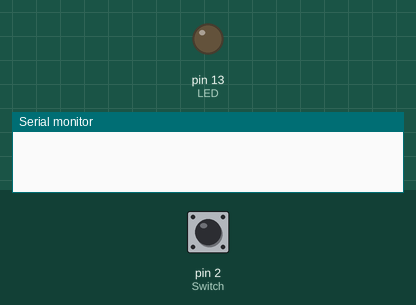
Recording of a sketch running on a simulated Arduino Uno, built with avr-gcc and run on an emulated ATmega328P. Shown: output pins drawn as LEDs (lit = HIGH), the last lines printed to the serial monitor. Dashed ring = blinking. The inputs (shaded band) are chosen by the test bench; at power-on: pin 2 (Switch) HIGH.

Above: at 1.2 s.
1.3 s: pin 2 (Switch) pulled LOW for 0.15 s
At 1.8 s:
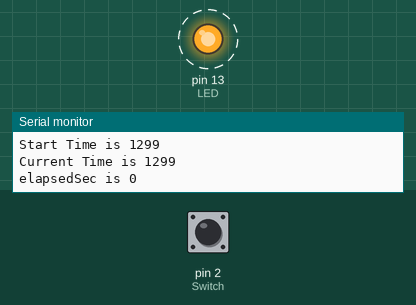
Timing chart, 0 to 10.4 s (numbered marks = the images above; inputs shaded):
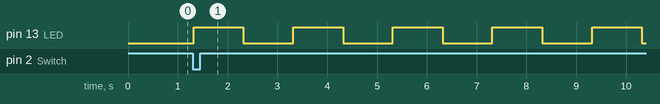

The sketch:

KitchenTimer.ino
```cpp
enum STATE {
	STATE_WAIT,   // Wait for start
	STATE_COUNT,  // Counting down
	STATE_COMPLETE  // Timer
};

#define UNIT_TIME 60
volatile int currentState = STATE_WAIT;			// Status
volatile unsigned long countSec = 0;			// Timer Value 1 = 1sec
volatile unsigned long startTime = 0;			// Start Time
volatile unsigned long lastInteruptTime = 0;	// The time that last interupt occured.

void setup(){
	pinMode(13, OUTPUT);    // LED
	pinMode(2, INPUT_PULLUP); // Switch
	attachInterrupt(0, OnSwitchPress, FALLING);
	Serial.begin(9600);
}

//#define UNIT_TIME (60*1000) //

void loop() {
	switch(currentState) {
	case STATE_COUNT:
		Blink(1000, 1000);
		break;

	case STATE_COMPLETE:
		Blink(200, 200);
		break;

	case STATE_WAIT:
		default:
		break;
	}
}
/**
Judge Timeout
*/
bool IsTimeOut(int count, unsigned long start) {
	bool ret = false;
	if (currentState != STATE_COUNT) return ret;
	unsigned long elapsedSec = (millis() - startTime) / 1000;
	Serial.print("elapsedSec is ");
	Serial.println(elapsedSec, DEC);
	if (elapsedSec >= count) {
		ret = true;
		currentState = STATE_COMPLETE;
	}
	return ret;
}

/**
* Blink LED
*/
void Blink(int onInverval, int offInverval) {
	if (IsTimeOut(countSec, startTime)) return;
	// Turn on the LED
	if (onInverval != 0) {
		digitalWrite(13, HIGH);
		delay(onInverval);
	}

	if (offInverval != 0) {
		digitalWrite(13, LOW);
		if (IsTimeOut(countSec, startTime)) return;
		// Turn off the LED
		delay(offInverval);
	}
}

/**
* Debug information output
*/
void debugInfo() {
	Serial.print("Count is ");
	Serial.println(countSec, DEC);
	Serial.print("Start Time is ");
	Serial.println(startTime, DEC);
	Serial.print("Current Time is ");
	Serial.println(millis(), DEC);
}

/**
* Switch Interupt
*/
void OnSwitchPress() {
	if (millis() - lastInteruptTime < 500 ) {
		return;
	}
	lastInteruptTime = millis();
	Serial.println("PRESSED");
	switch(currentState) {
	case STATE_COUNT:
		countSec += UNIT_TIME;
		debugInfo();
		break;

	case STATE_COMPLETE:
		currentState = STATE_WAIT;
		// Turn off the LED
		digitalWrite(13, LOW);
		countSec = 0;
		break;

	case STATE_WAIT:
		currentState = STATE_COUNT;
		countSec = 1 * UNIT_TIME;
		startTime = millis();
		debugInfo();
		break;

	default:
		break;
	}
}
```

Measured:
- after the input at 1.3 s, pin 13 (LED): alternates HIGH for 1.0 s and LOW for 1.0 s, starting at once
